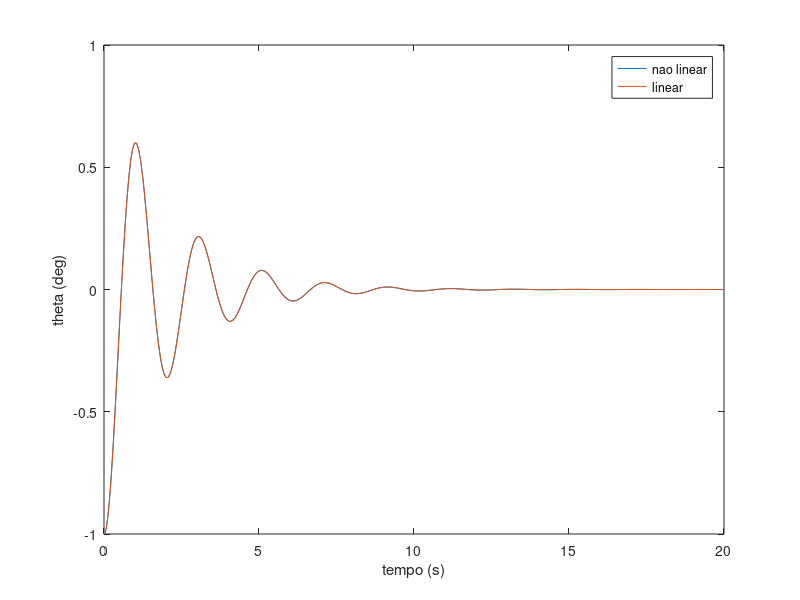

Here is the MATLAB script that generated this plot:

% definindo dinamica para ser simulada:
g = 9.8;
l = 1;
b = 1;
m = 1;

theta_eq_deg = 0;
theta_eq = deg2rad(theta_eq_deg);

u_eq = m*g*l*sin(theta_eq);

delta_X0 = [deg2rad(-1); 0];
delta_u = 0;
u = u_eq + delta_u;
% X = [theta; thetadot]
dinamica = @(t,X) [X(2);
                    -g/l*sin(X(1))-b/(m*l^2) * X(2) + 1/(m*l^2) * u];

A = [0, 1;
    -g/l*cos(theta_eq), -b/(m*l^2)]; damp(A)
B = [0;
    1/(m*l^2)];
dinamica_linear = @(t, delta_X) A * delta_X + B*delta_u; 


% integracao usando ode45
X0 = [theta_eq; 0] + delta_X0; %theta0;thetadot0;
[Tvec Xmatriz] = ode45(dinamica, [0 20], X0);

% integracao da equacao linearizada
[Tvec_lin Xmatriz_lin] = ode45(dinamica_linear, [0 20], delta_X0);

figure;
plot(Tvec,rad2deg(Xmatriz(:,1))); hold all;
plot(Tvec_lin, rad2deg(Xmatriz_lin(:,1)) + theta_eq_deg)
xlabel('tempo (s)');
ylabel('theta (deg)');
legend('nao linear', 'linear')
